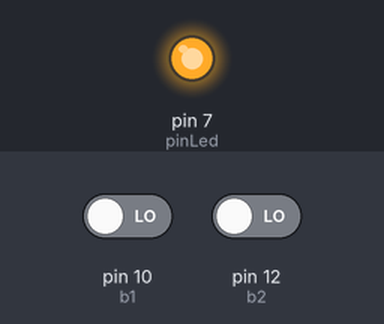
A sketch run on a simulated Arduino Uno, built with avr-gcc and run on an emulated ATmega328P. Shown: output pins drawn as LEDs (lit = HIGH). The inputs (shaded band) are chosen by the test bench; at power-on: pin 10 (b1) LOW, pin 12 (b2) LOW.

Above: at 1.2 s.
1.3 s: pin 10 (b1) driven HIGH
At 2.5 s:
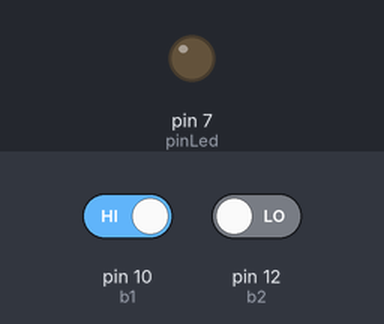
2.8 s: pin 12 (b2) driven HIGH
At 3.9 s:
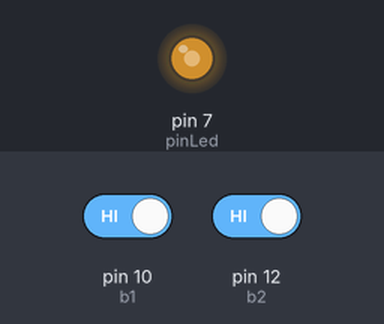
4.3 s: pin 10 (b1) driven LOW
At 5.8 s:
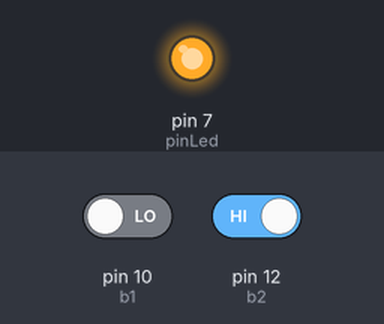
Timing chart, 0 to 7.3 s (numbered marks = the images above; inputs shaded):
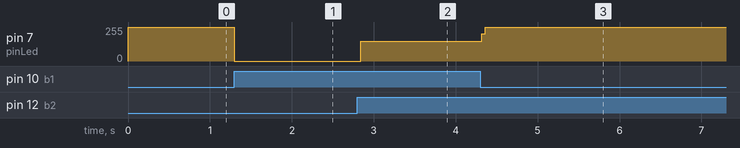

Measured:
- after the input at 1.3 s, pin 7 (pinLed): 255/255 → 0/255 at once
- after the input at 2.8 s, pin 7 (pinLed): 0/255 → 150/255 at once
- after the input at 4.3 s, pin 7 (pinLed): 150/255 → 255/255 at once

The sketch:

sketch_apr18b.ino
```cpp
// Due bottoni che accendono e spengono un led

int const b1 = 10;
int const b2 = 12;
int const pinLed = 7;

void setup() {
  // put your setup code here, to run once:
  pinMode(b1, INPUT);
  pinMode(b2, INPUT);
  pinMode(pinLed, OUTPUT);
  digitalWrite(pinLed, 1);

}

void loop() {
  // put your main code here, to run repeatedly:
  if (digitalRead(b1) == 1) {
    digitalWrite(pinLed, 0); //ACCENDI IL LED
  }
  if (digitalRead(b2) == 1) {
    digitalWrite(pinLed, 1); //SPEGNI IL LED
  }

}
```
